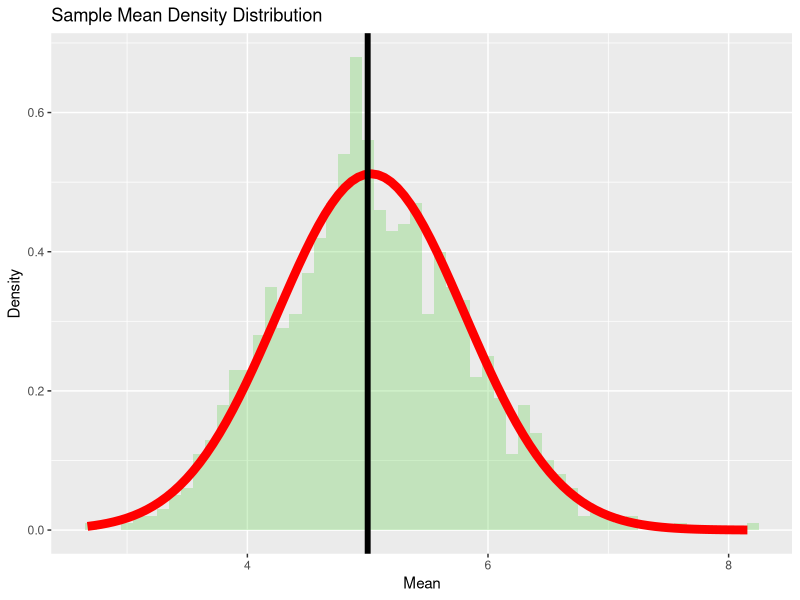
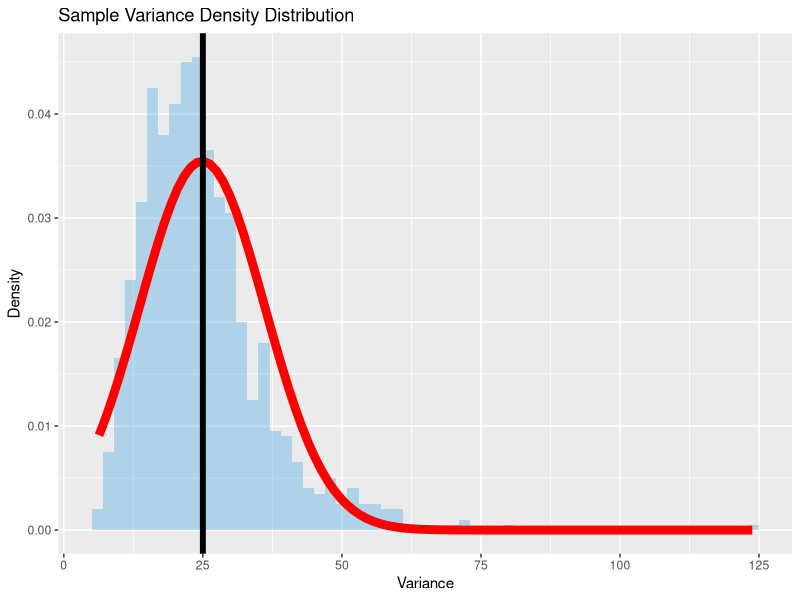

Write the R code that produced these figures, in order.
## ---- chunk 1
knitr::opts_chunk$set(echo = TRUE)
## ---- chunk 2
setwd("C:/Users/Haonan/Desktop/Study/R/statistical inferring project")

library(ggplot2)

random <- data.frame()
for (i in 1:1000){
  a <- rexp(40,.2)
  meanr <- mean(a)
  stdr <- sd(a)
  random[i,1] <- meanr
  random[i,2] <- stdr
}
colnames(random) <- c("Mean","Std_Dev")

head(random)
## ---- chunk 3

t.test(random$Mean, mu = 5)
## ---- chunk 4
gg1 <- ggplot(random, aes(Mean)) + geom_histogram(alpha = .3, fill = 3, binwidth = .1, aes(y = ..density..))+ stat_function(fun=dnorm, size = 3, color = "red", args=list(mean=mean(random$Mean), sd=sd(random$Mean))) + geom_vline(xintercept = 5, size = 2)+labs(x = "Mean", y = "Density", title = "Sample Mean Density Distribution")
gg1
## ---- chunk 5

with(random, t.test(Std_Dev^2, mu = 1/.04))
## ---- chunk 6
gg2 <- ggplot(random, aes(Std_Dev^2)) + geom_histogram(alpha = .3, fill = 4, binwidth = 2, aes(y = ..density..))+ stat_function(fun=dnorm, size = 3, color = "red", args=list(mean=mean(random$Std_Dev^2), sd=sd(random$Std_Dev^2)))+ geom_vline(xintercept = 25, size = 2) + labs(x = "Variance", y = "Density", title = "Sample Variance Density Distribution")
gg2
